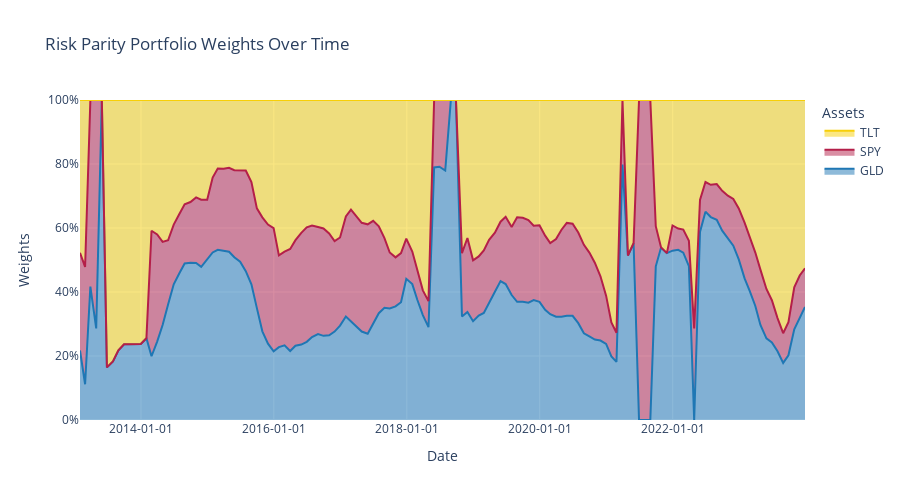

Notebook cell for this chart:
### Code cell
test.run_backtest()

### Figure 1 — Plotly figure (JSON) as saved in the notebook; plotly's stock layout.template omitted (floating-point values rounded to 4 significant figures; data arrays with more than 128 entries replaced by an {"elided": "..."} marker saying what was removed)
{"data": [{"line": {"color": "#1F77B4"}, "mode": "lines", "name": "GLD", "stackgroup": "one", "type": "scatter", "x": {"elided": "132 str values"}, "y": {"elided": "132 float values"}}, {"line": {"color": "#b41f49"}, "mode": "lines", "name": "SPY", "stackgroup": "one", "type": "scatter", "x": {"elided": "132 str values"}, "y": {"elided": "132 float values"}}, {"line": {"color": "#f7cf07"}, "mode": "lines", "name": "TLT", "stackgroup": "one", "type": "scatter", "x": {"elided": "132 str values"}, "y": {"elided": "132 float values"}}], "layout": {"height": 500, "legend": {"title": {"text": "Assets"}}, "title": {"text": "Risk Parity Portfolio Weights Over Time"}, "width": 900, "xaxis": {"tickformat": "%Y-%m-%d", "title": {"text": "Date"}}, "yaxis": {"range": [0, 1], "tickformat": ".0%", "title": {"text": "Weights"}}}}
